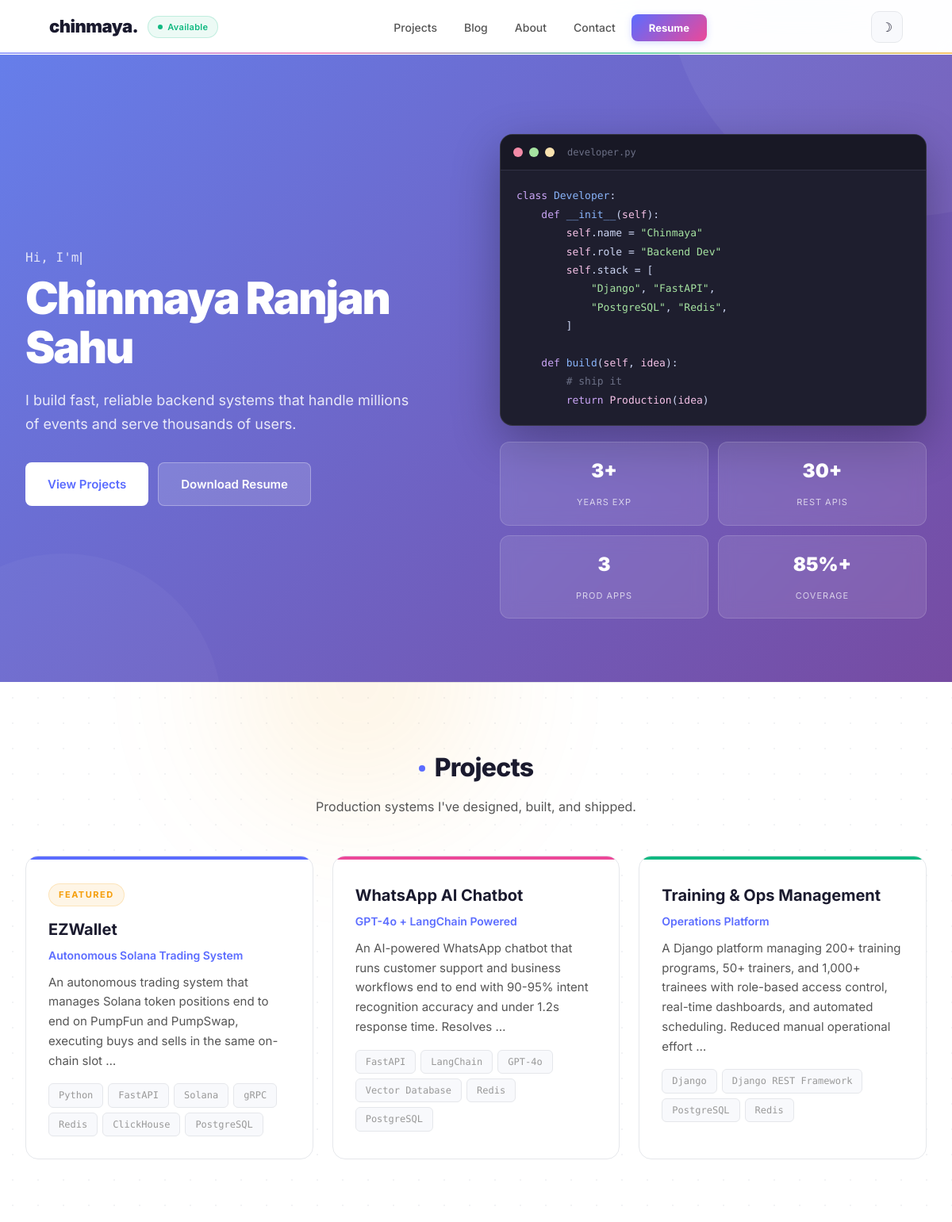
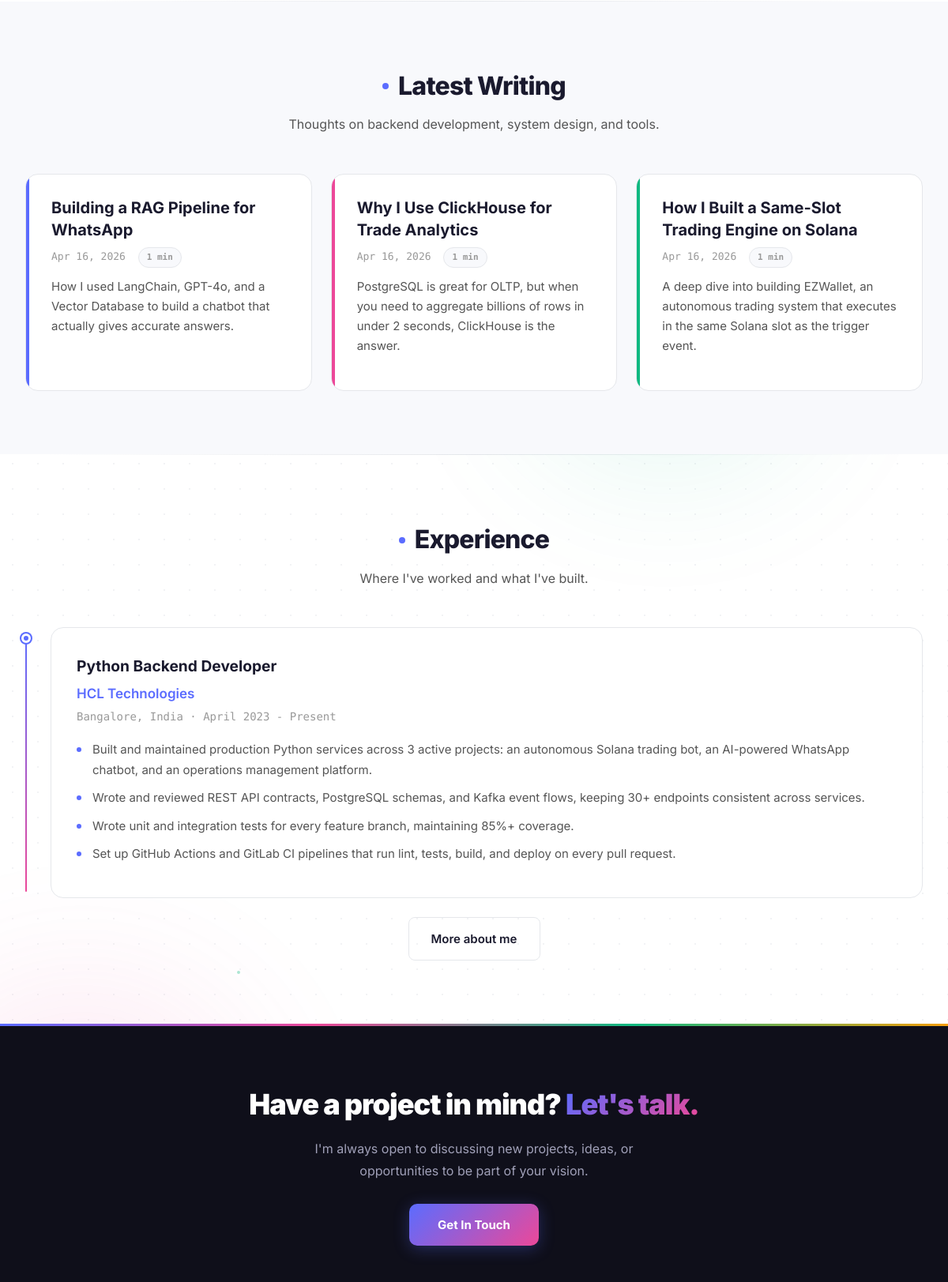
The page / (upper part) on the database its author committed (2 pictures, top to bottom).
### projects/models.py (models this page shows, shortened)
class Project(models.Model):
    title = models.CharField(max_length=200)
    slug = models.SlugField(unique=True)
    subtitle = models.CharField(max_length=300, blank=True)
    description = models.TextField()
    role = models.CharField(max_length=300, blank=True)
    tech_stack = models.CharField(max_length=500, help_text="Comma-separated")
    highlights = models.TextField(blank=True, help_text="One per line")
    order = models.IntegerField(default=0)
    created = models.DateTimeField(auto_now_add=True)
    class Meta:
        ordering = ['order']
    def tech_list(self):
        return [t.strip() for t in self.tech_stack.split(',') if t.strip()]

### blog/models.py (models this page shows, shortened)
class Post(models.Model):
    title = models.CharField(max_length=200)
    slug = models.SlugField(unique=True, blank=True)
    excerpt = models.CharField(max_length=400, blank=True)
    content = models.TextField(help_text="Write in Markdown")
    published = models.BooleanField(default=True)
    created = models.DateTimeField(auto_now_add=True)
    updated = models.DateTimeField(auto_now=True)
    class Meta:
        ordering = ['-created']
    def reading_time(self):
        words = len(self.content.split())
        return max(1, round(words / 200))

### core/views.py (the view)
# urls.py: path('', core_views.home, name='home'),
def home(request):
    recent_projects = Project.objects.all()[:3]
    recent_posts = Post.objects.filter(published=True)[:3]
    return render(request, 'core/home.html', {
        **RESUME,
        'recent_projects': recent_projects,
        'recent_posts': recent_posts,
    })

### templates/core/home.html (shortened to what this page needs)
{% extends 'base/layout.html' %}
{% load static %}
{% block content %}
<section class="hero-section">
  <div class="hero-inner">
    <div>
      <p class="hero-greeting"><span id="hero-typing" data-text="Hi, I'm"></span><span class="hero-typing-cursor"></span></p>
      <h1>{{ name }}</h1>
      <p class="hero-tagline">{{ tagline }}</p>
      <div class="hero-cta">
        <a href="{% url 'project_list' %}" class="btn btn-white">View Projects</a>
        <a href="{% static 'portfolio/Chinmaya_Ranjan_Sahu_Resume.pdf' %}" download class="btn btn-ghost">Download Resume</a>
      </div>
    </div>
    <div class="hero-right-col">
      <div class="hero-code-card">
        <div class="hero-code-header">
          <span class="hero-code-dot"></span>
          <span class="hero-code-dot"></span>
          <span class="hero-code-dot"></span>
          <span class="hero-code-filename">developer.py</span>
        </div>
        <div class="hero-code-body">
          <span class="kw">class</span> <span class="cls">Developer</span>:<br>
          &nbsp;&nbsp;&nbsp;&nbsp;<span class="kw">def</span> <span class="fn">__init__</span>(<span class="var">self</span>):<br>
          &nbsp;&nbsp;&nbsp;&nbsp;&nbsp;&nbsp;&nbsp;&nbsp;<span class="var">self</span>.name = <span class="str">"Chinmaya"</span><br>
          &nbsp;&nbsp;&nbsp;&nbsp;&nbsp;&nbsp;&nbsp;&nbsp;<span class="var">self</span>.role = <span class="str">"Backend Dev"</span><br>
          &nbsp;&nbsp;&nbsp;&nbsp;&nbsp;&nbsp;&nbsp;&nbsp;<span class="var">self</span>.stack = [<br>
          &nbsp;&nbsp;&nbsp;&nbsp;&nbsp;&nbsp;&nbsp;&nbsp;&nbsp;&nbsp;&nbsp;&nbsp;<span class="str">"Django"</span>, <span class="str">"FastAPI"</span>,<br>
          &nbsp;&nbsp;&nbsp;&nbsp;&nbsp;&nbsp;&nbsp;&nbsp;&nbsp;&nbsp;&nbsp;&nbsp;<span class="str">"PostgreSQL"</span>, <span class="str">"Redis"</span>,<br>
          &nbsp;&nbsp;&nbsp;&nbsp;&nbsp;&nbsp;&nbsp;&nbsp;]<br><br>
          &nbsp;&nbsp;&nbsp;&nbsp;<span class="kw">def</span> <span class="fn">build</span>(<span class="var">self</span>, <span class="var">idea</span>):<br>
          &nbsp;&nbsp;&nbsp;&nbsp;&nbsp;&nbsp;&nbsp;&nbsp;<span class="cm"># ship it</span><br>
          &nbsp;&nbsp;&nbsp;&nbsp;&nbsp;&nbsp;&nbsp;&nbsp;<span class="kw">return</span> <span class="var">Production</span>(<span class="var">idea</span>)
        </div>
      </div>
      <div class="hero-stats">
        <div class="stat-card">
          <span class="stat-number">3+</span>
          <span class="stat-label">Years Exp</span>
        </div>
        <div class="stat-card">
          <span class="stat-number">30+</span>
          <span class="stat-label">REST APIs</span>
        </div>
        <div class="stat-card">
          <span class="stat-number">3</span>
          <span class="stat-label">Prod Apps</span>
        </div>
        <div class="stat-card">
          <span class="stat-number">85%+</span>
          <span class="stat-label">Coverage</span>
        </div>
      </div>
    </div>
  </div>
</section>
<div class="section-divider"><div class="section-divider-line"></div></div>
{% if recent_projects %}
<section class="section reveal">
  <div class="section-inner">
    <div class="section-header">
      <h2>Projects</h2>
      <p>Production systems I've designed, built, and shipped.</p>
    </div>
    <div class="project-grid stagger-children">
      {% for p in recent_projects %}
      <a href="{% url 'project_detail' p.slug %}" class="project-card">
        {% if forloop.first %}<span class="featured-badge">Featured</span>{% endif %}
        <h3>{{ p.title }}</h3>
        <p class="subtitle">{{ p.subtitle }}</p>
        <p class="desc">{{ p.description|truncatewords:25 }}</p>
        <div class="tech-tags">
          {% for t in p.tech_list %}
          <span class="tech-tag">{{ t }}</span>
          {% endfor %}
        </div>
      </a>
      {% endfor %}
    </div>
  </div>
</section>
{% endif %}
<div class="section-divider"><div class="section-divider-line"></div></div>
{% if recent_posts %}
<section class="section section-alt reveal">
  <div class="section-inner">
    <div class="section-header">
      <h2>Latest Writing</h2>
      <p>Thoughts on backend development, system design, and tools.</p>
    </div>
    <div class="post-grid stagger-children">
      {% for post in recent_posts %}
      <a href="{% url 'blog_detail' post.slug %}" class="post-card">
        <h3>{{ post.title }}</h3>
        <p class="post-meta">{{ post.created|date:"M d, Y" }} <span class="reading-time-badge">{{ post.reading_time }} min</span></p>
        {% if post.excerpt %}<p class="post-excerpt">{{ post.excerpt }}</p>{% endif %}
      </a>
      {% endfor %}
    </div>
  </div>
</section>
{% endif %}
<div class="section-divider"><div class="section-divider-line"></div></div>
<section class="section reveal">
  <div class="section-inner">
    <div class="section-header">
      <h2>Experience</h2>
      <p>Where I've worked and what I've built.</p>
    </div>
    <div class="exp-timeline">
      <span class="exp-timeline-dot"></span>
      <div class="exp-card">
        <p class="exp-role">{{ experience.role }}</p>
        <p class="exp-company">{{ experience.company }}</p>
        <p class="exp-period">{{ experience.location }} &middot; {{ experience.period }}</p>
        <ul class="exp-bullets">
          {% for b in experience.bullets|slice:":4" %}
          <li>{{ b }}</li>
          {% endfor %}
        </ul>
      </div>
    </div>
    <div style="text-align:center;margin-top:24px;">
      <a href="{% url 'about' %}" class="btn btn-secondary">More about me</a>
    </div>
  </div>
</section>
{% endblock %}

### rows shown on the page
Project: shows "FEATURED", title "EZWallet", subtitle "Autonomous Solana Trading System", description "An autonomous trading system that manages Solana token positions end to end on PumpFun and PumpSwap, executing buys and sells in the same on-chain slot …", tech_list "Python" "FastAPI" "Solana" "gRPC" "Redis" "ClickHouse" "PostgreSQL"
Project: title "WhatsApp AI Chatbot", subtitle "GPT-4o + LangChain Powered", description "An AI-powered WhatsApp chatbot that runs customer support and business workflows end to end with 90-95% intent recognition accuracy and under 1.2s response time. Resolves …", tech_list "FastAPI" "LangChain" "GPT-4o" "Vector Database" "Redis" "PostgreSQL"
Project: title "Training & Ops Management", subtitle "Operations Platform", description "A Django platform managing 200+ training programs, 50+ trainers, and 1,000+ trainees with role-based access control, real-time dashboards, and automated scheduling. Reduced manual operational effort …", tech_list "Django" "Django REST Framework" "PostgreSQL" "Redis"
Post: title "Building a RAG Pipeline for WhatsApp", created "Apr 16, 2026", reading_time "1", excerpt "How I used LangChain, GPT-4o, and a Vector Database to build a chatbot that actually gives accurate answers."
Post: title "Why I Use ClickHouse for Trade Analytics", created "Apr 16, 2026", reading_time "1", excerpt "PostgreSQL is great for OLTP, but when you need to aggregate billions of rows in under 2 seconds, ClickHouse is the answer."
Post: title "How I Built a Same-Slot Trading Engine on Solana", created "Apr 16, 2026", reading_time "1", excerpt "A deep dive into building EZWallet, an autonomous trading system that executes in the same Solana slot as the trigger event."

### other values the page prints
{{ name }} "Chinmaya Ranjan Sahu"
{{ tagline }} "I build fast, reliable backend systems that handle millions of events and serve thousands of users."
{{ experience.role }} "Python Backend Developer"
{{ experience.company }} "HCL Technologies"
{{ experience.location }} "Bangalore, India"
{{ experience.period }} "April 2023 - Present"
{{ b }} "Built and maintained production Python services across 3 active projects: an autonomous Solana trading bot, an AI-powered WhatsApp chatbot, and an operations management platform." "Wrote and reviewed REST API contracts, PostgreSQL schemas, and Kafka event flows, keeping 30+ endpoints consistent across services." "Wrote unit and integration tests for every feature branch, maintaining 85%+ coverage." "Set up GitHub Actions and GitLab CI pipelines that run lint, tests, build, and deploy on every pull request."
